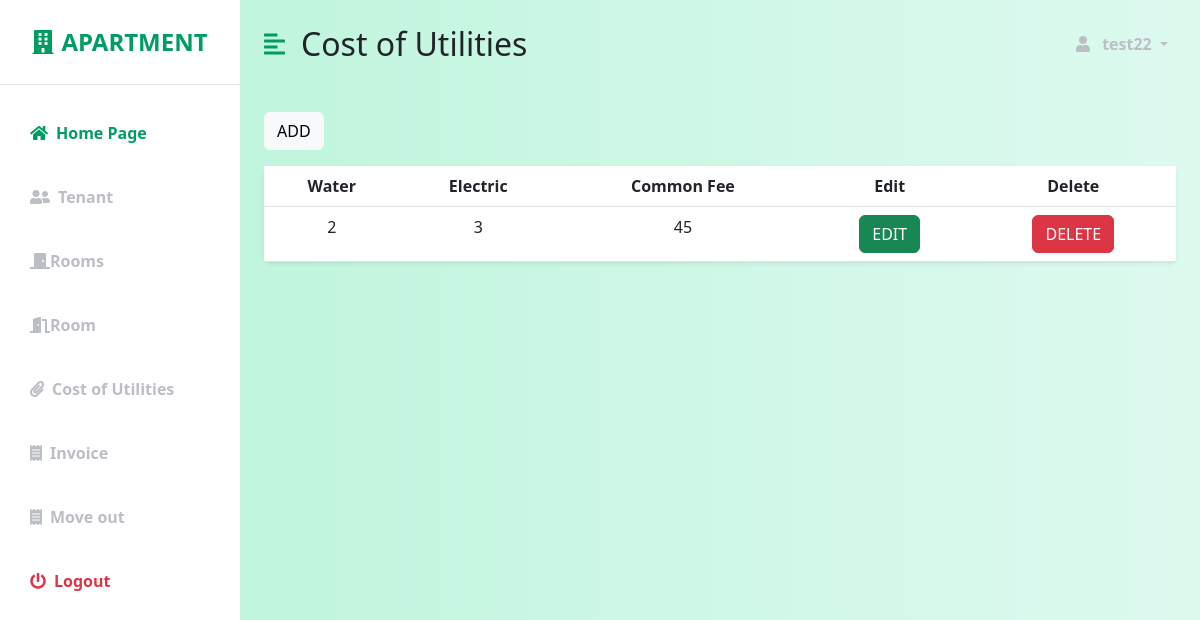
The page /cost.php (signed in) on the database its author committed.
### tables this page shows
CREATE TABLE `cost` (
  `id` int(11) NOT NULL,
  `priceW` int(10) NOT NULL COMMENT '水费',
  `priceE` int(10) NOT NULL COMMENT '电费',
  `commonfee` int(10) NOT NULL COMMENT '管理费'
);

### cost.php (the view, shortened to what this page needs)
<?php
include('connection.php');
?>
<!DOCTYPE html>
<html lang="en">
<head>
    <link href="https://cdn.jsdelivr.net/npm/bootstrap@5.3.0-alpha3/dist/css/bootstrap.min.css" rel="stylesheet" />
    <link rel="stylesheet" href="https://cdnjs.cloudflare.com/ajax/libs/font-awesome/5.15.3/css/all.min.css" />
    <link rel="stylesheet" href="homepage.css" />
</head>
<body>
    <div class="d-flex" id="wrapper">
        <div class="bg-white" id="sidebar-wrapper">
            <div class="sidebar-heading text-center py-4 primary-text fs-4 fw-bold text-uppercase border-bottom"><i class="fas fa-building me-2"></i></i>Apartment</div>
            <div class="list-group list-group-flush my-3">
                <a href="homepage.php" class="list-group-item list-group-item-action bg-transparent second-text active"><i class="fas fa-home me-2"></i>Home Page</a>
                <a href="tenant.php" class="list-group-item list-group-item-action bg-transparent second-text fw-bold"><i class="fas fa-user-friends me-2"></i>Tenant</a>
                <a href="rooms.php" class="list-group-item list-group-item-action bg-transparent second-text fw-bold"><i class="fas fa-door-closed"></i>Rooms</a>
                <a href="room.php" class="list-group-item list-group-item-action bg-transparent second-text fw-bold"><i class="	fas fa-door-open"></i>Room</a>
                <a href="cost.php" class="list-group-item list-group-item-action bg-transparent second-text fw-bold"><i class="fas fa-paperclip me-2"></i>Cost of Utilities</a>
                <a href="invoice.php" class="list-group-item list-group-item-action bg-transparent second-text fw-bold"><i class="fas fa-receipt me-2"></i>Invoice</a>
                <a href="moveout.php" class="list-group-item list-group-item-action bg-transparent second-text fw-bold"><i class="fas fa-receipt me-2"></i>Move out</a>
                <a href="#" class="list-group-item list-group-item-action bg-transparent text-danger fw-bold" data-bs-toggle="modal" data-bs-target="#logoutmodal"><i class="fas fa-power-off me-2"></i>Logout</a>
            </div>
        </div>
        <div id="page-content-wrapper">
            <nav class="navbar navbar-expand-lg navbar-light bg-transparent py-4 px-4">
                <div class="d-flex align-items-center">
                    <i class="fas fa-align-left primary-text fs-4 me-3" id="menu-toggle"></i>
                    <h2 class="fs-2 m-0">Cost of Utilities</h2>
                </div>
                <div class="collapse navbar-collapse" id="navbarSupportedContent">
                    <ul class="navbar-nav ms-auto mb-2 mb-lg-0">
                        <li class="nav-item dropdown">
                            <a class="nav-link dropdown-toggle second-text fw-bold" href="#" id="navbarDropdown" role="button" data-bs-toggle="dropdown" aria-expanded="false">
                                <i class="fas fa-user me-2"></i> <?php echo $_SESSION['username']; ?>
                            </a>
                        </li>
                    </ul>
                </div>
            </nav>
            <div class="container-fluid px-4">
                <div class="row my-4">
                    <div class="col">
                        <div class="col-body">
                            <button type="button" class="btn btn-light" data-bs-toggle="modal" data-bs-target="#addCostmodal">
                                ADD
                            </button>
                        </div>
                        <div class="col">
                            <div class="col-body">
                                <table class="table bg-white rounded shadow-sm  table-hover center my-3">
                                    <thead>
                                        <tr class="text-center">
                                            <th scope="col">Water</th>
                                            <th scope="col">Electric</th>
                                            <th scope="col">Common Fee</th>
                                            <th scope="col">Edit</th>
                                            <th scope="col">Delete</th>
                                        </tr>
                                    </thead>
                                    <tbody>
                                        <?php
                                        $sql = "SELECT * FROM cost";
                                        $result = mysqli_query($conn, $sql);
                                        if (mysqli_num_rows($result) > 0) {
                                            foreach ($result as $row) {
                                        ?>
                                                <tr class="text-center bg-green-500">
                                                    <td> <?php echo $row['priceW']; ?> </td>
                                                    <td> <?php echo $row['priceE']; ?> </td>
                                                    <td> <?php echo $row['commonfee']; ?> </td>
                                                    <td>
                                                        <button type="button" class="btn btn-success edit_cost"> EDIT </button>
                                                    </td>
                                                    <td>
                                                        <button type="button" class="btn btn-danger delete_cost"> DELETE </button>
                                                    </td>
                                                </tr>
                                        <?php
                                            }
                                        } else {
                                            echo "<h5>No Record Found</h5>";
                                        }
                                        ?>
                                    </tbody>
                                </table>
                            </div>
                        </div>
                    </div>
                </div>
            </div>
        </div>
    </div>
</body>
</html>

### homepage.css (style rules this page uses)
:root { --main-bg-color: #009d63; --main-text-color: #009d63; --second-text-color: #bbbec5; --second-bg-color: #c1efde; }
.primary-text { color: var(--main-text-color); }
.second-text { color: var(--second-text-color); }
#wrapper { overflow-x: hidden; background-image: linear-gradient( to right, #baf3d7, #c2f5de, #cbf7e4, #d4f8ea, #ddfaef ); }
#sidebar-wrapper { min-height: 100vh; margin-left: -15rem; -webkit-transition: margin 0.25s ease-out; -moz-transition: margin 0.25s ease-out; -o-transition: margin 0.25s ease-out; transition: margin 0.25s ease-out; }
#sidebar-wrapper .sidebar-heading { padding: 0.875rem 1.25rem; font-size: 1.2rem; }
#sidebar-wrapper .list-group { width: 15rem; }
#page-content-wrapper { min-width: 100vw; }
#menu-toggle { cursor: pointer; }
.list-group-item { border: none; padding: 20px 30px; }
.list-group-item.active { background-color: transparent; color: var(--main-text-color); font-weight: bold; border: none; }
@media (min-width: 768px) { #sidebar-wrapper { margin-left: 0; } }
@media (min-width: 768px) { #page-content-wrapper { min-width: 0; width: 100%; } }

### rows shown on the page
cost: priceW "2", priceE "3", commonfee "45"

### other values the page prints
$_SESSION['username'] "test22"
